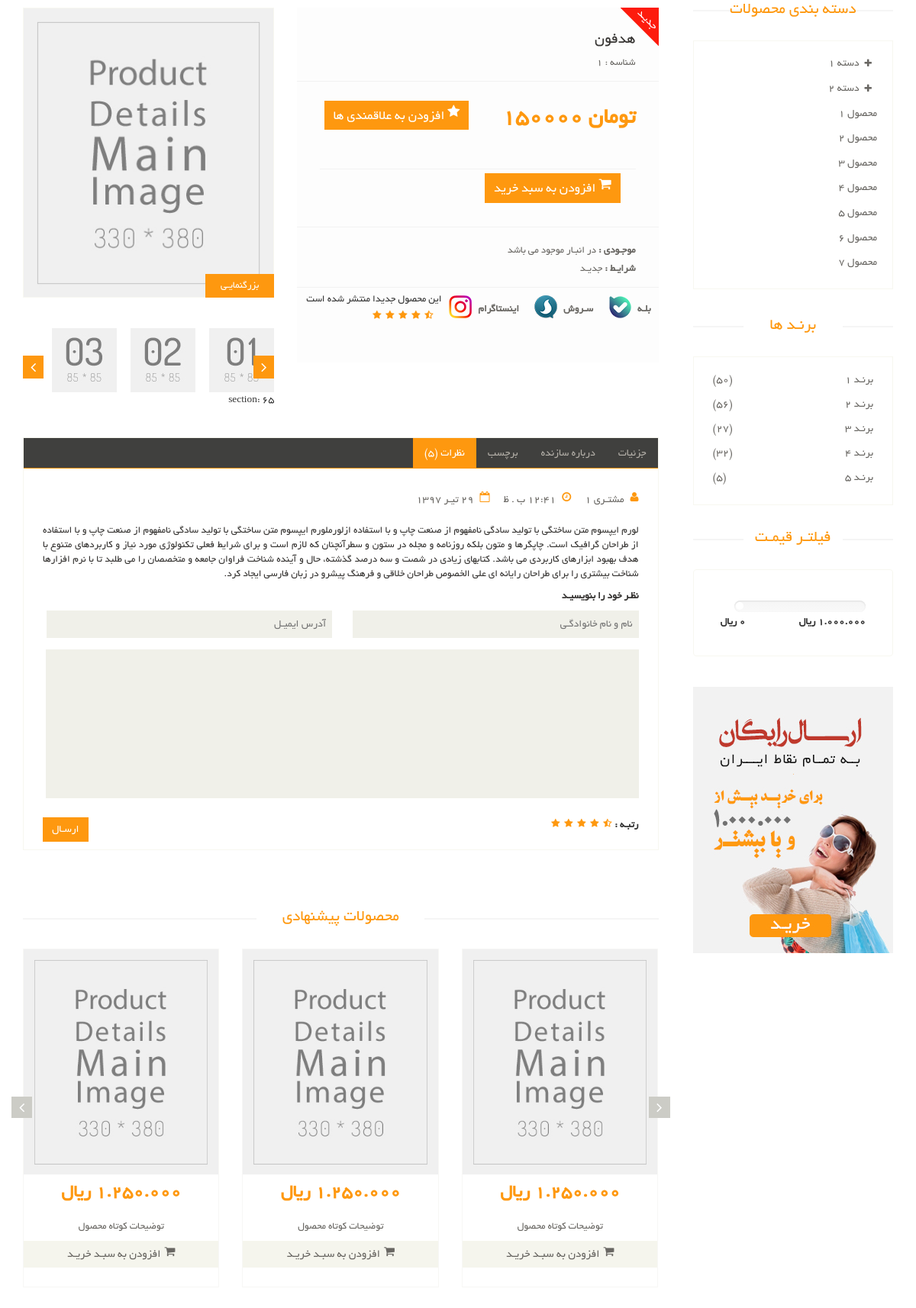
The page /products/headphone on the database as committed earlier.
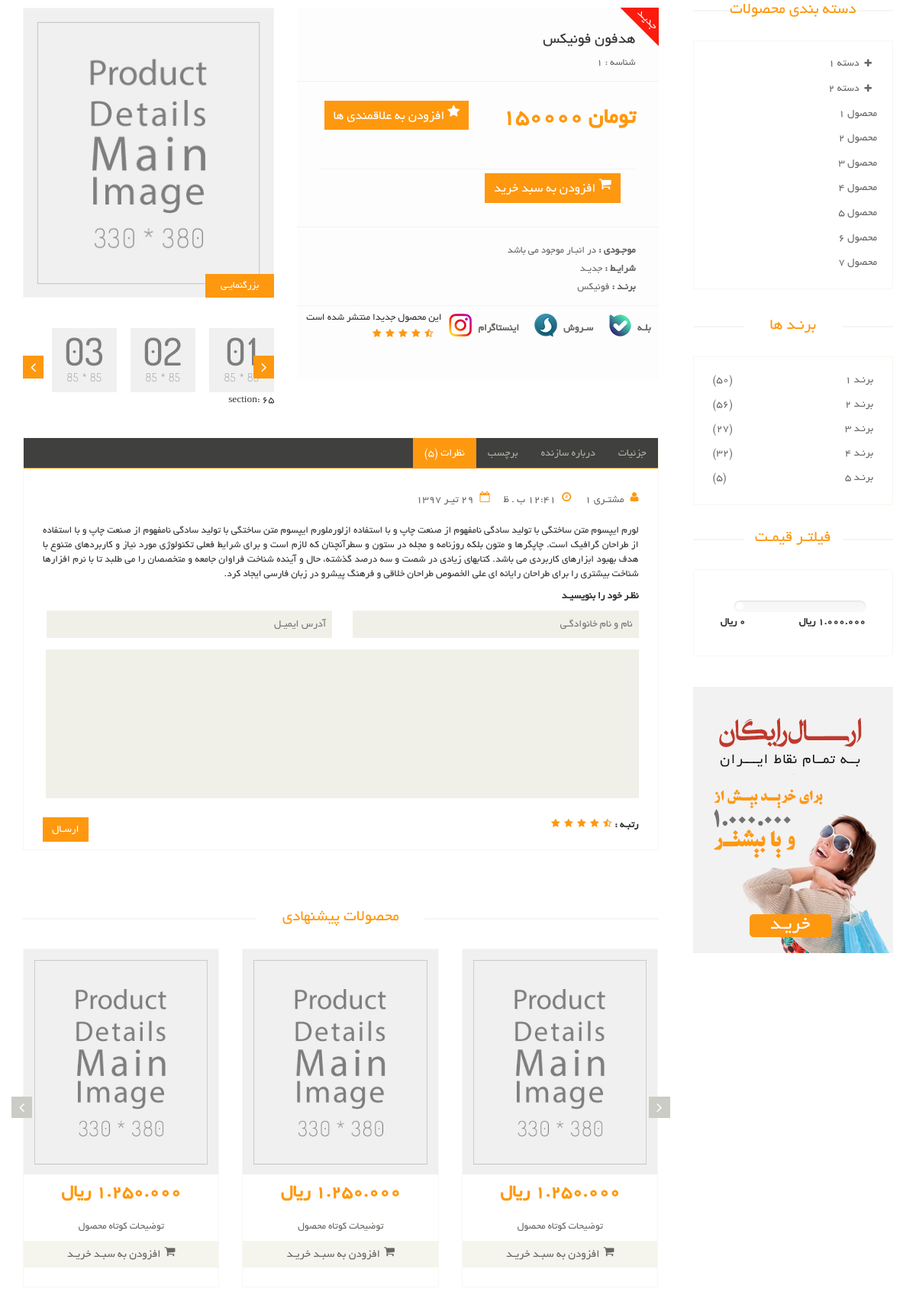
The same page on the database as committed later.
### product_module/models.py (models this page shows, shortened)
class Product(models.Model):
    title = models.CharField(max_length=300, verbose_name="عنوان")
    image = models.ImageField(verbose_name="عکس", upload_to="images/products", null=True, blank=True)
    category = models.ManyToManyField(ProductCategory,
                                      related_name='product_categories',
                                      verbose_name='دسته بندی ها',
                                      )
    price = models.IntegerField(verbose_name="قیمت")
    short_description = models.CharField(max_length=400, db_index=True, null=True, verbose_name="توضیحات کوتاه")
    description = models.TextField(verbose_name="توضیحات اصلی", db_index=True)
    is_active = models.BooleanField(default=False, verbose_name="فعال / غیر فعال")
    brand = models.ForeignKey(ProductBrand, on_delete=models.CASCADE, verbose_name="برند", null=True, blank=True)
    slug = models.SlugField(default="", null=False, db_index=True, blank=True, max_length=200, unique=True,
                            verbose_name="عنوان در url")
    is_delete = models.BooleanField(default=False, verbose_name="حذف شده / حذف نشده")
    class Meta:
        verbose_name = "محصول"
        verbose_name_plural = "محصولات"

class ProductBrand(models.Model):
    title = models.CharField(max_length=300, db_index=True, verbose_name="عنوان برند")
    url_title = models.CharField(max_length=300, db_index=True, null=True, verbose_name='عنوان در url')
    is_active = models.BooleanField(default=False, verbose_name="فعال / غیر فعال")
    class Meta:
        verbose_name = 'برند'
        verbose_name_plural = 'برند ها'
    def __str__(self):
        return self.title

### product_module/views.py (the view)
# urls.py: path('<slug:slug>', views.ProductDetailView.as_view(), name='product-detail'),
class ProductDetailView(DetailView):
    template_name = "product_module/product_detail.html"
    model = Product
    def get_context_data(self, **kwargs):
        context = super(ProductDetailView, self).get_context_data(**kwargs)
        self_product = self.object
        request = self.request
        product_favorite = request.session.get("product_favorite")
        is_favorite = product_favorite == self_product.id
        context["is_favorite"] = is_favorite
        return context

### product_module/templates/product_module/product_detail.html (shortened to what this page needs)
{% extends 'shared/layout.html' %}
{% load thumbnail %}
{% block content %}
    <section>
		<div class="container">
			<div class="row">
				<div class="col-sm-9 padding-right">
					<div class="product-details">
						<div class="col-sm-5">
							<div class="view-product">
                                {% if product.image %}
                                    {% thumbnail product.image "330x380" quality=75 crop="center" as image %}
                                        <img src="{{ image.url }}" alt="product image">
                                    {% endthumbnail %}
                                {% else %}
                                    <img src="/static/images/product-details/1.jpg" alt="product-image">
                                {% endif %}
								<h3>بزرگنمایـی</h3>
							</div>
							<div id="similar-product" class="carousel slide" data-ride="carousel">
								    <div class="carousel-inner">
										<div class="item active">
										  <a href=""><img src="/static/images/product-details/similar1.jpg" alt=""></a>
										  <a href=""><img src="/static/images/product-details/similar2.jpg" alt=""></a>
										  <a href=""><img src="/static/images/product-details/similar3.jpg" alt=""></a>
										</div>
									</div>
								  section: 65
								  <a class="right item-control" href="#similar-product" data-slide="next">
									<i class="fa fa-angle-right"></i>
								  </a>
								  <a class="left item-control" href="#similar-product" data-slide="prev">
									<i class="fa fa-angle-left"></i>
								  </a>
							</div>
						</div>
						<div class="col-sm-7">
							<div class="product-information">
								<img src="/static/images/product-details/new.png" class="newarrival" alt="">
								<div>
									<h2>{{ product.title }}</h2>
									<p>شناسه : {{ product.id }}</p>
								</div>
								<div>
									<span>
										<span>تومان {{ product.price }}</span>
									</span>
                                    <div class="col-md-12">
                                    </div>
									<span>
                                        <form method="post" action="{% url 'product-favorite' %}">
										<button type="submit" class="btn btn-default cart">
											<i class="fa fa-star"></i>
											افزودن به علاقمندی ها
										</button>
                                        </form>
									</span>
									<span>
                                        <form method="post" action="{% url 'add-shopping-cart' %}">
										<button type="submit" class="btn btn-default cart">
											<i class="fa fa-shopping-cart"></i>
											افزودن به سبد خرید
										</button>
										</form>
									</span>
								</div>
								<div>
                                    {% if product.is_active %}
                                    <p><b>موجـودی :</b> در انبـار موجود می باشد</p>
                                    {% else %}
                                    <p><b>موجـودی :</b> در انبـار موجود نمی باشد</p>
                                    {% endif %}
									<p><b>شرایـط :</b> جدیـد</p>
									{% if product.brand %}
                                        <p><b>برنـد :</b> {{ product.brand}} </p>
									{% endif %}
								</div>
								<span class="socials-share share">
									<ul>این محصول جدیدا منتشر شده است
										<a href="#">
											<li>
												<label>بلـه</label>
												<img src="/static/images/product-details/Bale.png">
											</li>
										</a>
										<a href="#">
											<li>
												<label>سـروش</label>
												<img src="/static/images/product-details/Soroush.png">
											</li>
										</a>
										<a href="#">
											<li>
												<label>اینستاگرام</label>
												<img src="/static/images/product-details/Instagram.png">
											</li>
										</a>
										<li><img src="/static/images/product-details/rating.png" alt=""></li>
									</ul>
								</span>
							</div>
						</div>
					</div>
					<div class="category-tab shop-details-tab">
						<div class="col-sm-12">
							<ul class="nav nav-tabs">
								<li><a href="#details" data-toggle="tab">جزئیات</a></li>
								<li><a href="#companyprofile" data-toggle="tab">درباره سازنده</a></li>
								<li><a href="#tag" data-toggle="tab">برچسب</a></li>
								<li class="active"><a href="#reviews" data-toggle="tab">نظرات (5)</a></li>
							</ul>
						</div>
						<div class="tab-content">
							<div class="tab-pane fade active in" id="reviews">
								<div class="col-sm-12">
									<ul>
										<li><a href=""><i class="fa fa-user"></i>مشتـری 1</a></li>
										<li><a href=""><i class="fa fa-clock-o"></i>12:41 ب . ظ</a></li>
										<li><a href=""><i class="fa fa-calendar-o"></i>29 تیـر 1397</a></li>
									</ul>
									<p>لورم ایپسوم متن ساختگی با تولید سادگی نامفهوم از صنعت چاپ و با استفاده ازلورملورم ایپسوم متن ساختگی با تولید سادگی نامفهوم از صنعت چاپ و با استفاده از طراحان گرافیک است. چاپگرها و متون بلکه روزنامه و مجله در ستون و سطرآنچنان که لازم است و برای شرایط فعلی تکنولوژی مورد نیاز و کاربردهای متنوع با هدف بهبود ابزارهای کاربردی می باشد. کتابهای زیادی در شصت و سه درصد گذشته، حال و آینده شناخت فراوان جامعه و متخصصان را می طلبد تا با نرم افزارها شناخت بیشتری را برای طراحان رایانه ای علی الخصوص طراحان خلاقی و فرهنگ پیشرو در زبان فارسی ایجاد کرد.</p>
									<p><b>نظـر خود را بنویسیـد</b></p>
									<form action="#">
										<span>
											<input type="text" placeholder="نام و نام خانوادگـی">
											<input type="email" placeholder="آدرس ایمیـل">
										</span>
										<textarea name=""></textarea>
										<b>رتبـه : </b> <img src="/static/images/product-details/rating.png" alt="">
										<button type="button" class="btn btn-default pull-left">
											ارسـال
										</button>
									</form>
								</div>
							</div>
						</div>
					</div>
					<div class="recommended_items">
						<h2 class="title text-center">محصولات پیشنهادی</h2>
						<div id="recommended-item-carousel" class="carousel slide" data-ride="carousel">
							<div class="carousel-inner">
								<div class="item active">
									<div class="col-sm-4">
										<div class="product-image-wrapper">
											<div class="single-products">
												<div class="productinfo text-center">
													<img src="/static/images/product-details/1.jpg" alt="">
													<h2>1.250.000 ريال</h2>
													<p>توضیحات کوتاه محصول</p>
													<button type="button" class="btn btn-default add-to-cart"><i class="fa fa-shopping-cart"></i>افزودن به سبـد خریـد</button>
												</div>
											</div>
										</div>
									</div>
									<div class="col-sm-4">
										<div class="product-image-wrapper">
											<div class="single-products">
												<div class="productinfo text-center">
													<img src="/static/images/product-details/1.jpg" alt="">
													<h2>1.250.000 ريال</h2>
													<p>توضیحات کوتاه محصول</p>
													<button type="button" class="btn btn-default add-to-cart"><i class="fa fa-shopping-cart"></i>افزودن به سبـد خریـد</button>
												</div>
											</div>
										</div>
									</div>
									<div class="col-sm-4">
										<div class="product-image-wrapper">
											<div class="single-products">
												<div class="productinfo text-center">
													<img src="/static/images/product-details/1.jpg" alt="">
													<h2>1.250.000 ريال</h2>
													<p>توضیحات کوتاه محصول</p>
													<button type="button" class="btn btn-default add-to-cart"><i class="fa fa-shopping-cart"></i>افزودن به سبـد خریـد</button>
												</div>
											</div>
										</div>
									</div>
								</div>
							</div>
							 <a class="left recommended-item-control" href="#recommended-item-carousel" data-slide="prev">
								<i class="fa fa-angle-left"></i>
							  </a>
							  <a class="right recommended-item-control" href="#recommended-item-carousel" data-slide="next">
								<i class="fa fa-angle-right"></i>
							  </a>
						</div>
					</div>
				</div>
				<div class="col-sm-3">
					<div class="left-sidebar">
						<h2>دسته بندی محصولات</h2>
						<div class="panel-group category-products" id="accordian">
							<div class="panel panel-default">
								<div class="panel-heading">
									<h4 class="panel-title">
										<a data-toggle="collapse" data-parent="#accordian" href="#sportswear">
											<span class="badge pull-right"><i class="fa fa-plus"></i></span>
											دسته 1
										</a>
									</h4>
								</div>
							</div>
							<div class="panel panel-default">
								<div class="panel-heading">
									<h4 class="panel-title">
										<a data-toggle="collapse" data-parent="#accordian" href="#mens">
											<span class="badge pull-right"><i class="fa fa-plus"></i></span>
											دسته 2
										</a>
									</h4>
								</div>
							</div>
							<div class="panel panel-default">
								<div class="panel-heading">
									<h4 class="panel-title"><a href="#">محصول 1</a></h4>
								</div>
							</div>
							<div class="panel panel-default">
								<div class="panel-heading">
									<h4 class="panel-title"><a href="#">محصول 2</a></h4>
								</div>
							</div>
							<div class="panel panel-default">
								<div class="panel-heading">
									<h4 class="panel-title"><a href="#">محصول 3</a></h4>
								</div>
							</div>
							<div class="panel panel-default">
								<div class="panel-heading">
									<h4 class="panel-title"><a href="#">محصول 4</a></h4>
								</div>
							</div>
							<div class="panel panel-default">
								<div class="panel-heading">
									<h4 class="panel-title"><a href="#">محصول 5</a></h4>
								</div>
							</div>
							<div class="panel panel-default">
								<div class="panel-heading">
									<h4 class="panel-title"><a href="#">محصول 6</a></h4>
								</div>
							</div>
							<div class="panel panel-default">
								<div class="panel-heading">
									<h4 class="panel-title"><a href="#">محصول 7</a></h4>
								</div>
							</div>
						</div>
						<div class="brands_products">
							<h2>برنـد ها</h2>
							<div class="brands-name">
								<ul class="nav nav-pills nav-stacked">
									<li><a href=""> <span class="pull-left">(50)</span>برنـد 1</a></li>
									<li><a href=""> <span class="pull-left">(56)</span>برنـد 2</a></li>
									<li><a href=""> <span class="pull-left">(27)</span>برنـد 3</a></li>
									<li><a href=""> <span class="pull-left">(32)</span>برنـد 4</a></li>
									<li><a href=""> <span class="pull-left">(5)</span>برنـد 5</a></li>
								</ul>
							</div>
						</div>
						<div class="price-range">
							<h2>فیلتـر قیمـت</h2>
							<div class="well">
								 <div class="slider slider-horizontal" style="width: 172px;"></div><br>
								 <b>1.000.000 ريال</b> <b class="pull-left">0 ريال</b>
							</div>
						</div>
						<div class="shipping text-center">
							<img src="/static/images/home/shipping.jpg" alt="">
						</div>
					</div>
				</div>
			</div>
		</div>
	</section>
{% endblock %}

### templates/shared/layout.html (shortened to what this page needs)
{% load render_partial %}
<!DOCTYPE html>
<html lang="en">
<head>
    {% include 'shared/header_references.html' %}
</head>
<body>
{% block content %}{% endblock %}
</body>
</html>

### templates/shared/header_references.html (shortened to what this page needs)
<link href="/static/css/bootstrap.min.css" rel="stylesheet">
<link href="/static/css/font-awesome.min.css" rel="stylesheet">
<link href="/static/css/prettyPhoto.css" rel="stylesheet">
<link href="/static/css/price-range.css" rel="stylesheet">
<link href="/static/css/animate.css" rel="stylesheet">
<link href="/static/css/custom.css" rel="stylesheet">
<link href="/static/css/responsive.css" rel="stylesheet">
<link href="/static/css/main.css" rel="stylesheet">
<link href="/static/css/shoping-cart.css" rel="stylesheet">

### static/css/price-range.css (style rules this page uses)
.slider { display: inline-block; vertical-align: middle; position: relative; }
.slider.slider-horizontal { width: 210px; height: 20px; }

### static/css/custom.css (style rules this page uses)
ul { padding-right: 0; }

Rows that differ between the two databases and show on the page:
changed Product id 1: title "هدفون" → "هدفون فونیکس"; brand_id empty → 1 (drawn); brand (not shown) → "فونیکس"
Other text that changed with them:
text now shown: "برنـد :"
